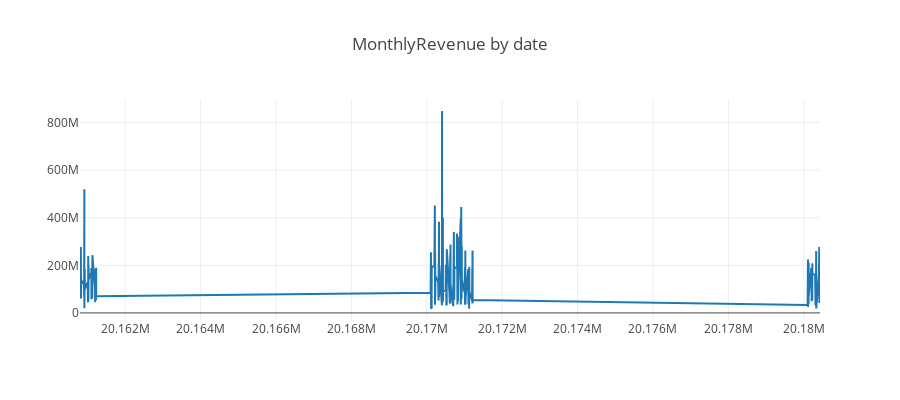

Notebook cell for this chart:
### Code cell
tmp = train_df.groupby("date").agg({"totals.transactionRevenue" : "mean"}).reset_index()
tmp = tmp.rename(columns = {"date" : "dateX", "totals.transactionRevenue" : "mean_revenue"})
tr = go.Scatter(mode="lines", x = tmp["dateX"].astype(str), y = tmp["mean_revenue"])
layout = go.Layout(title="MonthlyRevenue by date", height=400)
fig = go.Figure(data = [tr], layout = layout)
iplot(fig)

### Figure 1 — Plotly figure (JSON) as saved in the notebook; plotly's stock layout.template omitted (floating-point values rounded to 4 significant figures; data arrays with more than 128 entries replaced by an {"elided": "..."} marker saying what was removed)
{"data": [{"mode": "lines", "type": "scatter", "uid": "db0c0c4c-4655-4e09-92f0-38936e085406", "x": {"elided": "638 str values"}, "y": {"elided": "638 float values"}}], "layout": {"height": 400, "title": {"text": "MonthlyRevenue by date"}}}
